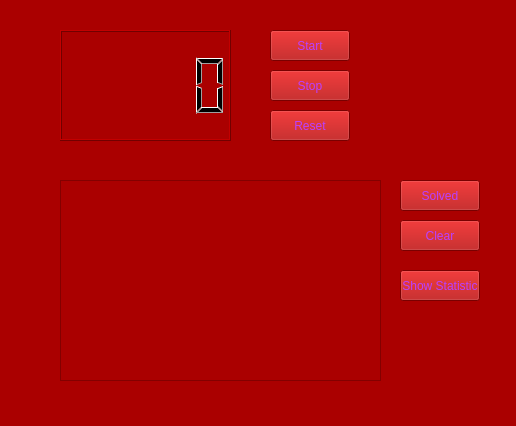
<?xml version="1.0" encoding="UTF-8"?>
<ui version="4.0">
 <class>MainWindow</class>
 <widget class="QMainWindow" name="MainWindow">
  <property name="geometry">
   <rect>
    <x>0</x>
    <y>0</y>
    <width>516</width>
    <height>426</height>
   </rect>
  </property>
  <property name="windowTitle">
   <string>EffectiveTimer</string>
  </property>
  <property name="styleSheet">
   <string notr="true">background-color: rgb(170, 0, 0);</string>
  </property>
  <widget class="QWidget" name="centralwidget">
   <widget class="QLCDNumber" name="LCDDisplay">
    <property name="geometry">
     <rect>
      <x>60</x>
      <y>30</y>
      <width>171</width>
      <height>111</height>
     </rect>
    </property>
   </widget>
   <widget class="QTextBrowser" name="textBrowser">
    <property name="geometry">
     <rect>
      <x>60</x>
      <y>180</y>
      <width>321</width>
      <height>201</height>
     </rect>
    </property>
   </widget>
   <widget class="QPushButton" name="addHistory">
    <property name="geometry">
     <rect>
      <x>400</x>
      <y>180</y>
      <width>80</width>
      <height>31</height>
     </rect>
    </property>
    <property name="styleSheet">
     <string notr="true">color: rgb(185, 64, 255);</string>
    </property>
    <property name="text">
     <string>Solved</string>
    </property>
   </widget>
   <widget class="QPushButton" name="ResetButton">
    <property name="geometry">
     <rect>
      <x>270</x>
      <y>110</y>
      <width>80</width>
      <height>31</height>
     </rect>
    </property>
    <property name="styleSheet">
     <string notr="true">color: rgb(185, 64, 255);</string>
    </property>
    <property name="text">
     <string>Reset</string>
    </property>
   </widget>
   <widget class="QPushButton" name="Startbutton">
    <property name="geometry">
     <rect>
      <x>270</x>
      <y>30</y>
      <width>80</width>
      <height>31</height>
     </rect>
    </property>
    <property name="styleSheet">
     <string notr="true">color: rgb(185, 64, 255);</string>
    </property>
    <property name="text">
     <string>Start</string>
    </property>
   </widget>
   <widget class="QPushButton" name="StopButton">
    <property name="geometry">
     <rect>
      <x>270</x>
      <y>70</y>
      <width>80</width>
      <height>31</height>
     </rect>
    </property>
    <property name="styleSheet">
     <string notr="true">color: rgb(185, 64, 255);</string>
    </property>
    <property name="text">
     <string>Stop</string>
    </property>
   </widget>
   <widget class="QPushButton" name="clearButton">
    <property name="geometry">
     <rect>
      <x>400</x>
      <y>220</y>
      <width>80</width>
      <height>31</height>
     </rect>
    </property>
    <property name="styleSheet">
     <string notr="true">color: rgb(185, 64, 255);</string>
    </property>
    <property name="text">
     <string>Clear</string>
    </property>
   </widget>
   <widget class="QPushButton" name="showButton">
    <property name="geometry">
     <rect>
      <x>400</x>
      <y>270</y>
      <width>80</width>
      <height>31</height>
     </rect>
    </property>
    <property name="styleSheet">
     <string notr="true">color: rgb(185, 64, 255);</string>
    </property>
    <property name="text">
     <string>Show Statistic</string>
    </property>
   </widget>
  </widget>
  <widget class="QMenuBar" name="menubar">
   <property name="geometry">
    <rect>
     <x>0</x>
     <y>0</y>
     <width>516</width>
     <height>20</height>
    </rect>
   </property>
  </widget>
  <widget class="QStatusBar" name="statusbar"/>
 </widget>
 <resources/>
 <connections/>
</ui>
